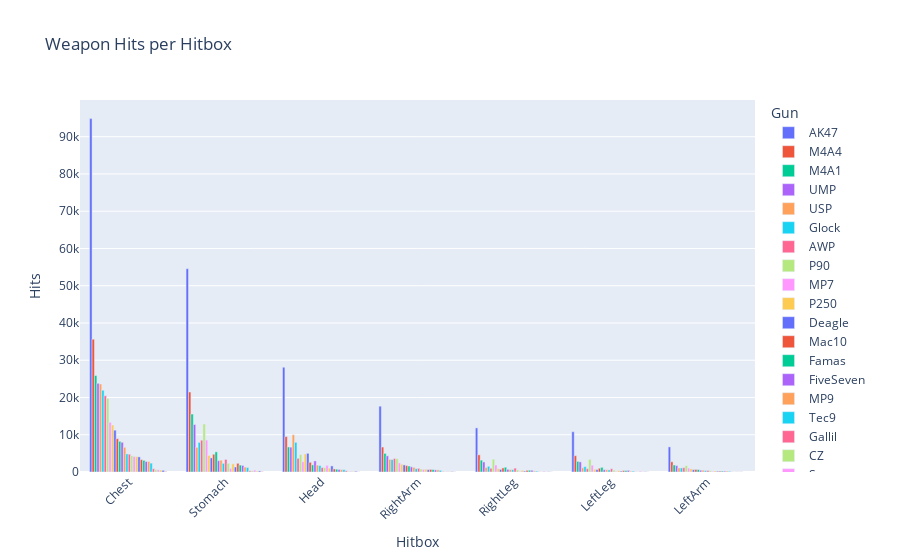

Notebook code for this chart:
### Code cell
import pandas as pd


# Supondo que você já tem seu dataframe weapon_events

# Group by Hitbox and Gun, then summarize Hits
grouped_data = weapon_events.groupby(['hitbox', 'wp']).size().reset_index(name='Hits')
# Ordenar os dados por 'Hits' em ordem decrescente
grouped_data = grouped_data.sort_values(by='Hits', ascending=False)

# Filter Hits > 20 and Hitbox != 'Generic'
filtered_data = grouped_data[(grouped_data['Hits'] > 20) & (grouped_data['hitbox'] != 'Generic')]

# Plot
fig = px.bar(filtered_data, x='hitbox', y='Hits', color='wp', 
             labels={'hitbox': 'Hitbox', 'Hits': 'Hits', 'wp': 'Gun'},
             title='Weapon Hits per Hitbox',
             barmode='group')

# Rotate x-axis labels
fig.update_layout(xaxis_tickangle=-45)

# Show the plot
fig.show()

### Figure 1 — Plotly figure (JSON) as saved in the notebook; plotly's stock layout.template omitted (floating-point values rounded to 4 significant figures)
{"data": [{"alignmentgroup": "True", "hovertemplate": "Gun=AK47<br>Hitbox=%{x}<br>Hits=%{y}<extra></extra>", "legendgroup": "AK47", "marker": {"color": "#636efa", "pattern": {"shape": ""}}, "name": "AK47", "offsetgroup": "AK47", "orientation": "v", "showlegend": true, "textposition": "auto", "type": "bar", "x": ["Chest", "Stomach", "Head", "RightArm", "RightLeg", "LeftLeg", "LeftArm"], "xaxis": "x", "y": [94857, 54572, 28113, 17663, 11838, 10817, 6740], "yaxis": "y"}, {"alignmentgroup": "True", "hovertemplate": "Gun=M4A4<br>Hitbox=%{x}<br>Hits=%{y}<extra></extra>", "legendgroup": "M4A4", "marker": {"color": "#EF553B", "pattern": {"shape": ""}}, "name": "M4A4", "offsetgroup": "M4A4", "orientation": "v", "showlegend": true, "textposition": "auto", "type": "bar", "x": ["Chest", "Stomach", "Head", "RightArm", "RightLeg", "LeftLeg", "LeftArm"], "xaxis": "x", "y": [35641, 21472, 9498, 6700, 4611, 4375, 2741], "yaxis": "y"}, {"alignmentgroup": "True", "hovertemplate": "Gun=M4A1<br>Hitbox=%{x}<br>Hits=%{y}<extra></extra>", "legendgroup": "M4A1", "marker": {"color": "#00cc96", "pattern": {"shape": ""}}, "name": "M4A1", "offsetgroup": "M4A1", "orientation": "v", "showlegend": true, "textposition": "auto", "type": "bar", "x": ["Chest", "Stomach", "Head", "RightArm", "RightLeg", "LeftLeg", "LeftArm"], "xaxis": "x", "y": [25896, 15558, 6712, 4989, 3176, 2843, 1880], "yaxis": "y"}, {"alignmentgroup": "True", "hovertemplate": "Gun=UMP<br>Hitbox=%{x}<br>Hits=%{y}<extra></extra>", "legendgroup": "UMP", "marker": {"color": "#ab63fa", "pattern": {"shape": ""}}, "name": "UMP", "offsetgroup": "UMP", "orientation": "v", "showlegend": true, "textposition": "auto", "type": "bar", "x": ["Chest", "Stomach", "Head", "RightArm", "LeftLeg", "RightLeg", "LeftArm"], "xaxis": "x", "y": [23800, 12747, 6670, 4339, 2713, 2701, 1712], "yaxis": "y"}, {"alignmentgroup": "True", "hovertemplate": "Gun=USP<br>Hitbox=%{x}<br>Hits=%{y}<extra></extra>", "legendgroup": "USP", "marker": {"color": "#FFA15A", "pattern": {"shape": ""}}, "name": "USP", "offsetgroup": "USP", "orientation": "v", "showlegend": true, "textposition": "auto", "type": "bar", "x": ["Chest", "Head", "Stomach", "RightArm", "RightLeg", "LeftLeg", "LeftArm"], "xaxis": "x", "y": [23613, 9984, 6610, 3394, 1215, 1118, 1089], "yaxis": "y"}, {"alignmentgroup": "True", "hovertemplate": "Gun=Glock<br>Hitbox=%{x}<br>Hits=%{y}<extra></extra>", "legendgroup": "Glock", "marker": {"color": "#19d3f3", "pattern": {"shape": ""}}, "name": "Glock", "offsetgroup": "Glock", "orientation": "v", "showlegend": true, "textposition": "auto", "type": "bar", "x": ["Chest", "Head", "Stomach", "RightArm", "RightLeg", "LeftLeg", "LeftArm"], "xaxis": "x", "y": [21952, 7965, 7945, 3328, 1519, 1435, 1085], "yaxis": "y"}, {"alignmentgroup": "True", "hovertemplate": "Gun=AWP<br>Hitbox=%{x}<br>Hits=%{y}<extra></extra>", "legendgroup": "AWP", "marker": {"color": "#FF6692", "pattern": {"shape": ""}}, "name": "AWP", "offsetgroup": "AWP", "orientation": "v", "showlegend": true, "textposition": "auto", "type": "bar", "x": ["Chest", "Stomach", "Head", "RightArm", "LeftArm", "RightLeg", "LeftLeg"], "xaxis": "x", "y": [20471, 8534, 3681, 3626, 1175, 1006, 878], "yaxis": "y"}, {"alignmentgroup": "True", "hovertemplate": "Gun=P90<br>Hitbox=%{x}<br>Hits=%{y}<extra></extra>", "legendgroup": "P90", "marker": {"color": "#B6E880", "pattern": {"shape": ""}}, "name": "P90", "offsetgroup": "P90", "orientation": "v", "showlegend": true, "textposition": "auto", "type": "bar", "x": ["Chest", "Stomach", "Head", "RightArm", "RightLeg", "LeftLeg", "LeftArm"], "xaxis": "x", "y": [19764, 12889, 4667, 3578, 3427, 3384, 1735], "yaxis": "y"}, {"alignmentgroup": "True", "hovertemplate": "Gun=MP7<br>Hitbox=%{x}<br>Hits=%{y}<extra></extra>", "legendgroup": "MP7", "marker": {"color": "#FF97FF", "pattern": {"shape": ""}}, "name": "MP7", "offsetgroup": "MP7", "orientation": "v", "showlegend": true, "textposition": "auto", "type": "bar", "x": ["Chest", "Stomach", "Head", "RightArm", "RightLeg", "LeftLeg", "LeftArm"], "xaxis": "x", "y": [13337, 8566, 2752, 2444, 1878, 1822, 1044], "yaxis": "y"}, {"alignmentgroup": "True", "hovertemplate": "Gun=P250<br>Hitbox=%{x}<br>Hits=%{y}<extra></extra>", "legendgroup": "P250", "marker": {"color": "#FECB52", "pattern": {"shape": ""}}, "name": "P250", "offsetgroup": "P250", "orientation": "v", "showlegend": true, "textposition": "auto", "type": "bar", "x": ["Chest", "Head", "Stomach", "RightArm", "RightLeg", "LeftArm", "LeftLeg"], "xaxis": "x", "y": [12599, 4834, 4436, 2081, 896, 840, 741], "yaxis": "y"}, {"alignmentgroup": "True", "hovertemplate": "Gun=Deagle<br>Hitbox=%{x}<br>Hits=%{y}<extra></extra>", "legendgroup": "Deagle", "marker": {"color": "#636efa", "pattern": {"shape": ""}}, "name": "Deagle", "offsetgroup": "Deagle", "orientation": "v", "showlegend": true, "textposition": "auto", "type": "bar", "x": ["Chest", "Head", "Stomach", "RightArm", "RightLeg", "LeftLeg", "LeftArm"], "xaxis": "x", "y": [11228, 5010, 3786, 1900, 693, 646, 611], "yaxis": "y"}, {"alignmentgroup": "True", "hovertemplate": "Gun=Mac10<br>Hitbox=%{x}<br>Hits=%{y}<extra></extra>", "legendgroup": "Mac10", "marker": {"color": "#EF553B", "pattern": {"shape": ""}}, "name": "Mac10", "offsetgroup": "Mac10", "orientation": "v", "showlegend": true, "textposition": "auto", "type": "bar", "x": ["Chest", "Stomach", "Head", "RightArm", "RightLeg", "LeftLeg", "LeftArm"], "xaxis": "x", "y": [8935, 4760, 2600, 1714, 1093, 1010, 684], "yaxis": "y"}, {"alignmentgroup": "True", "hovertemplate": "Gun=Famas<br>Hitbox=%{x}<br>Hits=%{y}<extra></extra>", "legendgroup": "Famas", "marker": {"color": "#00cc96", "pattern": {"shape": ""}}, "name": "Famas", "offsetgroup": "Famas", "orientation": "v", "showlegend": true, "textposition": "auto", "type": "bar", "x": ["Chest", "Stomach", "Head", "RightArm", "RightLeg", "LeftLeg", "LeftArm"], "xaxis": "x", "y": [8222, 5407, 1909, 1598, 1283, 1248, 644], "yaxis": "y"}, {"alignmentgroup": "True", "hovertemplate": "Gun=FiveSeven<br>Hitbox=%{x}<br>Hits=%{y}<extra></extra>", "legendgroup": "FiveSeven", "marker": {"color": "#ab63fa", "pattern": {"shape": ""}}, "name": "FiveSeven", "offsetgroup": "FiveSeven", "orientation": "v", "showlegend": true, "textposition": "auto", "type": "bar", "x": ["Chest", "Stomach", "Head", "RightArm", "RightLeg", "LeftLeg", "LeftArm"], "xaxis": "x", "y": [7975, 3036, 2975, 1386, 713, 616, 487], "yaxis": "y"}, {"alignmentgroup": "True", "hovertemplate": "Gun=MP9<br>Hitbox=%{x}<br>Hits=%{y}<extra></extra>", "legendgroup": "MP9", "marker": {"color": "#FFA15A", "pattern": {"shape": ""}}, "name": "MP9", "offsetgroup": "MP9", "orientation": "v", "showlegend": true, "textposition": "auto", "type": "bar", "x": ["Chest", "Stomach", "Head", "RightArm", "RightLeg", "LeftLeg", "LeftArm"], "xaxis": "x", "y": [6622, 3158, 1840, 1245, 653, 603, 492], "yaxis": "y"}, {"alignmentgroup": "True", "hovertemplate": "Gun=Tec9<br>Hitbox=%{x}<br>Hits=%{y}<extra></extra>", "legendgroup": "Tec9", "marker": {"color": "#19d3f3", "pattern": {"shape": ""}}, "name": "Tec9", "offsetgroup": "Tec9", "orientation": "v", "showlegend": true, "textposition": "auto", "type": "bar", "x": ["Chest", "Stomach", "Head", "RightArm", "RightLeg", "LeftLeg", "LeftArm"], "xaxis": "x", "y": [4855, 2318, 1721, 898, 624, 559, 364], "yaxis": "y"}, {"alignmentgroup": "True", "hovertemplate": "Gun=Gallil<br>Hitbox=%{x}<br>Hits=%{y}<extra></extra>", "legendgroup": "Gallil", "marker": {"color": "#FF6692", "pattern": {"shape": ""}}, "name": "Gallil", "offsetgroup": "Gallil", "orientation": "v", "showlegend": true, "textposition": "auto", "type": "bar", "x": ["Chest", "Stomach", "Head", "RightLeg", "RightArm", "LeftLeg", "LeftArm"], "xaxis": "x", "y": [4774, 3374, 1184, 1041, 978, 873, 411], "yaxis": "y"}, {"alignmentgroup": "True", "hovertemplate": "Gun=CZ<br>Hitbox=%{x}<br>Hits=%{y}<extra></extra>", "legendgroup": "CZ", "marker": {"color": "#B6E880", "pattern": {"shape": ""}}, "name": "CZ", "offsetgroup": "CZ", "orientation": "v", "showlegend": true, "textposition": "auto", "type": "bar", "x": ["Chest", "Stomach", "Head", "RightArm", "RightLeg", "LeftLeg", "LeftArm"], "xaxis": "x", "y": [4364, 2330, 1175, 804, 548, 481, 359], "yaxis": "y"}, {"alignmentgroup": "True", "hovertemplate": "Gun=Scout<br>Hitbox=%{x}<br>Hits=%{y}<extra></extra>", "legendgroup": "Scout", "marker": {"color": "#FF97FF", "pattern": {"shape": ""}}, "name": "Scout", "offsetgroup": "Scout", "orientation": "v", "showlegend": true, "textposition": "auto", "type": "bar", "x": ["Chest", "Head", "Stomach", "RightArm", "LeftArm", "RightLeg", "LeftLeg"], "xaxis": "x", "y": [4141, 1787, 960, 701, 204, 169, 155], "yaxis": "y"}, {"alignmentgroup": "True", "hovertemplate": "Gun=SG556<br>Hitbox=%{x}<br>Hits=%{y}<extra></extra>", "legendgroup": "SG556", "marker": {"color": "#FECB52", "pattern": {"shape": ""}}, "name": "SG556", "offsetgroup": "SG556", "orientation": "v", "showlegend": true, "textposition": "auto", "type": "bar", "x": ["Chest", "Stomach", "Head", "RightArm", "RightLeg", "LeftLeg", "LeftArm"], "xaxis": "x", "y": [4138, 2190, 1025, 735, 431, 374, 275], "yaxis": "y"}, {"alignmentgroup": "True", "hovertemplate": "Gun=P2000<br>Hitbox=%{x}<br>Hits=%{y}<extra></extra>", "legendgroup": "P2000", "marker": {"color": "#636efa", "pattern": {"shape": ""}}, "name": "P2000", "offsetgroup": "P2000", "orientation": "v", "showlegend": true, "textposition": "auto", "type": "bar", "x": ["Chest", "Head", "Stomach", "RightArm", "RightLeg", "LeftLeg", "LeftArm"], "xaxis": "x", "y": [4060, 1631, 1349, 612, 245, 238, 215], "yaxis": "y"}, {"alignmentgroup": "True", "hovertemplate": "Gun=AUG<br>Hitbox=%{x}<br>Hits=%{y}<extra></extra>", "legendgroup": "AUG", "marker": {"color": "#EF553B", "pattern": {"shape": ""}}, "name": "AUG", "offsetgroup": "AUG", "orientation": "v", "showlegend": true, "textposition": "auto", "type": "bar", "x": ["Chest", "Stomach", "Head", "RightArm", "RightLeg", "LeftLeg", "LeftArm"], "xaxis": "x", "y": [3316, 2330, 816, 689, 438, 369, 239], "yaxis": "y"}, {"alignmentgroup": "True", "hovertemplate": "Gun=XM1014<br>Hitbox=%{x}<br>Hits=%{y}<extra></extra>", "legendgroup": "XM1014", "marker": {"color": "#00cc96", "pattern": {"shape": ""}}, "name": "XM1014", "offsetgroup": "XM1014", "orientation": "v", "showlegend": true, "textposition": "auto", "type": "bar", "x": ["Chest", "Stomach", "Head", "RightArm", "RightLeg", "LeftLeg", "LeftArm"], "xaxis": "x", "y": [3122, 1856, 751, 640, 470, 392, 242], "yaxis": "y"}, {"alignmentgroup": "True", "hovertemplate": "Gun=Bizon<br>Hitbox=%{x}<br>Hits=%{y}<extra></extra>", "legendgroup": "Bizon", "marker": {"color": "#ab63fa", "pattern": {"shape": ""}}, "name": "Bizon", "offsetgroup": "Bizon", "orientation": "v", "showlegend": true, "textposition": "auto", "type": "bar", "x": ["Chest", "Stomach", "Head", "RightArm", "RightLeg", "LeftLeg", "LeftArm"], "xaxis": "x", "y": [2818, 1751, 686, 562, 465, 437, 242], "yaxis": "y"}, {"alignmentgroup": "True", "hovertemplate": "Gun=Swag7<br>Hitbox=%{x}<br>Hits=%{y}<extra></extra>", "legendgroup": "Swag7", "marker": {"color": "#FFA15A", "pattern": {"shape": ""}}, "name": "Swag7", "offsetgroup": "Swag7", "orientation": "v", "showlegend": true, "textposition": "auto", "type": "bar", "x": ["Chest", "Stomach", "Head", "RightArm", "RightLeg", "LeftArm", "LeftLeg"], "xaxis": "x", "y": [2801, 1324, 628, 575, 244, 231, 210], "yaxis": "y"}, {"alignmentgroup": "True", "hovertemplate": "Gun=Nova<br>Hitbox=%{x}<br>Hits=%{y}<extra></extra>", "legendgroup": "Nova", "marker": {"color": "#19d3f3", "pattern": {"shape": ""}}, "name": "Nova", "offsetgroup": "Nova", "orientation": "v", "showlegend": true, "textposition": "auto", "type": "bar", "x": ["Chest", "Stomach", "Head", "RightArm", "RightLeg", "LeftLeg", "LeftArm"], "xaxis": "x", "y": [2379, 1201, 625, 451, 228, 223, 188], "yaxis": "y"}, {"alignmentgroup": "True", "hovertemplate": "Gun=DualBarettas<br>Hitbox=%{x}<br>Hits=%{y}<extra></extra>", "legendgroup": "DualBarettas", "marker": {"color": "#FF6692", "pattern": {"shape": ""}}, "name": "DualBarettas", "offsetgroup": "DualBarettas", "orientation": "v", "showlegend": true, "textposition": "auto", "type": "bar", "x": ["Chest", "Head", "Stomach", "RightArm", "RightLeg", "LeftLeg", "LeftArm"], "xaxis": "x", "y": [858, 319, 310, 133, 77, 57, 48], "yaxis": "y"}, {"alignmentgroup": "True", "hovertemplate": "Gun=Scar20<br>Hitbox=%{x}<br>Hits=%{y}<extra></extra>", "legendgroup": "Scar20", "marker": {"color": "#B6E880", "pattern": {"shape": ""}}, "name": "Scar20", "offsetgroup": "Scar20", "orientation": "v", "showlegend": true, "textposition": "auto", "type": "bar", "x": ["Chest", "Stomach", "Head", "RightArm", "LeftLeg", "RightLeg", "LeftArm"], "xaxis": "x", "y": [618, 342, 154, 99, 70, 43, 33], "yaxis": "y"}, {"alignmentgroup": "True", "hovertemplate": "Gun=Negev<br>Hitbox=%{x}<br>Hits=%{y}<extra></extra>", "legendgroup": "Negev", "marker": {"color": "#FF97FF", "pattern": {"shape": ""}}, "name": "Negev", "offsetgroup": "Negev", "orientation": "v", "showlegend": true, "textposition": "auto", "type": "bar", "x": ["Chest", "Stomach", "LeftLeg", "RightLeg", "Head", "RightArm", "LeftArm"], "xaxis": "x", "y": [596, 482, 194, 187, 150, 124, 57], "yaxis": "y"}, {"alignmentgroup": "True", "hovertemplate": "Gun=SawedOff<br>Hitbox=%{x}<br>Hits=%{y}<extra></extra>", "legendgroup": "SawedOff", "marker": {"color": "#FECB52", "pattern": {"shape": ""}}, "name": "SawedOff", "offsetgroup": "SawedOff", "orientation": "v", "showlegend": true, "textposition": "auto", "type": "bar", "x": ["Chest", "Stomach", "Head", "RightArm", "LeftLeg", "RightLeg", "LeftArm"], "xaxis": "x", "y": [514, 244, 147, 104, 66, 53, 45], "yaxis": "y"}, {"alignmentgroup": "True", "hovertemplate": "Gun=G3SG1<br>Hitbox=%{x}<br>Hits=%{y}<extra></extra>", "legendgroup": "G3SG1", "marker": {"color": "#636efa", "pattern": {"shape": ""}}, "name": "G3SG1", "offsetgroup": "G3SG1", "orientation": "v", "showlegend": true, "textposition": "auto", "type": "bar", "x": ["Chest", "Stomach", "Head", "RightArm", "RightLeg", "LeftLeg", "LeftArm"], "xaxis": "x", "y": [450, 287, 192, 102, 71, 65, 26], "yaxis": "y"}, {"alignmentgroup": "True", "hovertemplate": "Gun=M249<br>Hitbox=%{x}<br>Hits=%{y}<extra></extra>", "legendgroup": "M249", "marker": {"color": "#EF553B", "pattern": {"shape": ""}}, "name": "M249", "offsetgroup": "M249", "orientation": "v", "showlegend": true, "textposition": "auto", "type": "bar", "x": ["Chest", "Stomach", "Head", "LeftLeg", "RightArm", "RightLeg"], "xaxis": "x", "y": [109, 68, 25, 24, 21, 21], "yaxis": "y"}], "layout": {"barmode": "group", "legend": {"title": {"text": "Gun"}, "tracegroupgap": 0}, "title": {"text": "Weapon Hits per Hitbox"}, "xaxis": {"anchor": "y", "domain": [0, 1], "tickangle": -45, "title": {"text": "Hitbox"}}, "yaxis": {"anchor": "x", "domain": [0, 1], "title": {"text": "Hits"}}}}
